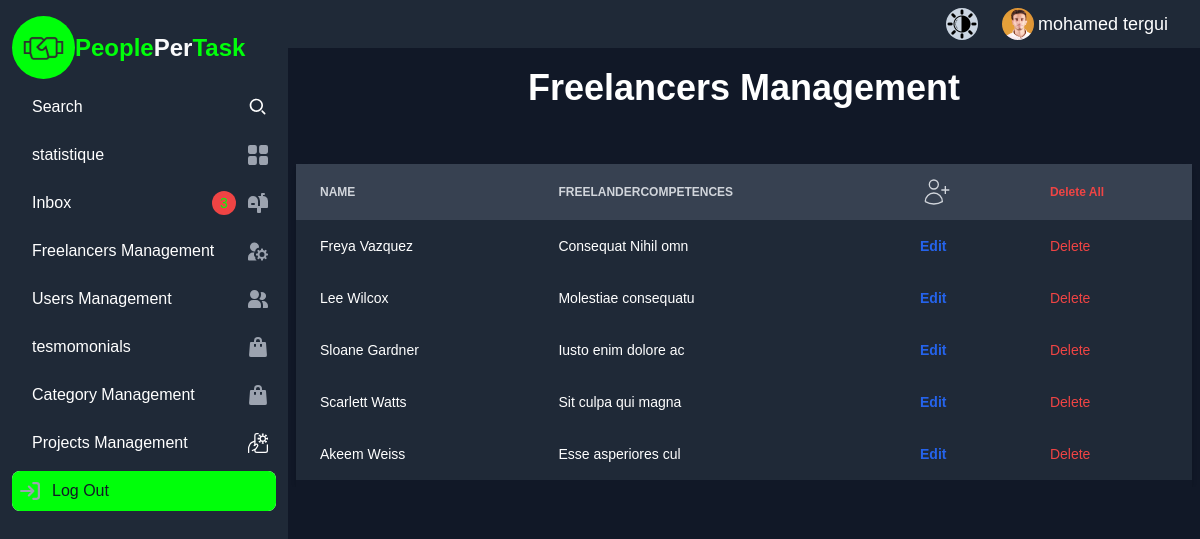
/Freelancers_Management.php, run on the app's committed database.
### tables this page shows
CREATE TABLE `freelances` (
  `id` int NOT NULL,
  `freelandersNAME` varchar(255) NOT NULL,
  `freelanderCompetences` varchar(300) NOT NULL,
  `usersID` int DEFAULT NULL
);

### src/Freelancers_Management.php (the view, shortened to what this page needs)
<?php
require("cnx.php");
$qeury = "SELECT id, freelandersNAME, freelanderCompetences FROM freelances";
$res=mysqli_query($cnx,$qeury);
?>
<!doctype html>
<html>
<head>
    <link href="../dist/output.css" rel="stylesheet">
</head>
<body class="overflow-x-hidden  dark:bg-gray-900 dark:text-white">
    <?php
    include("header_dashbord.php");
    ?>
    <div class="flex flex-row justify-start  dark:bg-gray-900 ">
        <?php
        include("sidbarOFdashboard.php");
        ?>
        <section class="flex-grow lg:w-9/12 flex flex-col gap-14 px-2 ">
            <h1 class="font-bold text-4xl text-center mt-5">Freelancers Management</h1>
            <div class="w-full overflow-x-scroll">
                <div class="max-w-2xl mx-auto">
                    <div class="flex flex-col">
                        <div class="overflow-x-auto shadow-md sm:rounded-lg">
                            <div class="inline-block min-w-full align-middle">
                                <div class="overflow-hidden ">
                                    <table class="min-w-full divide-y divide-gray-200 table-fixed dark:divide-gray-700">
                                        <thead class="bg-gray-100 dark:bg-gray-700 ">
                                            <tr>
                                                <th scope="col"
                                                    class="py-3 px-6 text-xs font-bold tracking-wider text-left text-gray-700 uppercase dark:text-gray-300">
                                                    NAME
                                                </th>
                                                <th scope="col"
                                                    class="py-3 px-6 text-xs font-bold tracking-wider text-left text-gray-700 uppercase dark:text-gray-300">
                                                    freelanderCompetences
                                                </th>
                                                <th scope="col"
                                                    class="py-3 px-6 text-xs font-bold tracking-wider text-left text-gray-700 uppercase dark:text-gray-300">
                                                    <span class="sr-only cursor-pointer " id="btn_add_freelancer">
                                                    </span>
                                                </th>
                                                <th scope="col "
                                                    class="py-3 px-6 text-xs font-bold tracking-wider text-left text-gray-700 uppercase dark:text-gray-300">
                                                    <form
                                                        onsubmit="return confirm('Are you sure you want to delete all freelancers?');"
                                                        method="get">
                                                        <input class="sr-only cursor-pointer text-red-500" type="submit"
                                                            value="Delete All">
                                                    </form>
                                                </th>
                                            </tr>
                                        </thead>
                                        <tbody
                                            class="bg-white divide-y divide-gray-200 dark:bg-gray-800 dark:divide-gray-700">
                                            <?php
                                            while ($row = mysqli_fetch_assoc($res)):
                                                $freelandersNAME = $row['freelandersNAME'];
                                                $freelanderCompetences = $row['freelanderCompetences'];
                                                ?>
                                                <tr class="hover:bg-gray-100 dark:hover:bg-gray-700">
                                                    <td
                                                        class="freelandersNAME py-4 px-6 text-sm font-medium text-gray-900 whitespace-nowrap dark:text-white username"><?=$freelandersNAME?></td>
                                                    <td
                                                        class="freelanderCompetences py-4 px-6 text-sm font-medium text-gray-900 whitespace-nowrap dark:text-white password"><?=$freelanderCompetences?></td>
                                                    <td class="py-4 px-6 text-sm font-medium text-right whitespace-nowrap">
                                                        <b
                                                            class="text-blue-600 dark:text-blue-500 hover:underline cursor-pointer edit_freelancer_btn">Edit</b>
                                                    </td>
                                                    <td class="py-4 px-6 text-sm font-medium text-right whitespace-nowrap ">
                                                        <form
                                                            onsubmit="return confirm('Are you sure you want to delete this freelancer?');"
                                                           method="get"
                                                            class="text-red-500 dark:text-red-500 hover:underline ">
                                                            <input class="cursor-pointer" type="submit" value="Delete">
                                                        </form>
                                                    </td>
                                                </tr>
                                                <?php
                                            endwhile;
                                            ?>
                                        </tbody>
                                    </table>
                                </div>
                            </div>
                        </div>
                    </div>
                </div>
            </div>
        </section>
    </div>
</body>
</html>

### data on the page
freelances: freelandersNAME "Freya Vazquez", freelanderCompetences "Consequat Nihil omn"
freelances: freelandersNAME "Lee Wilcox", freelanderCompetences "Molestiae consequatu"
freelances: freelandersNAME "Sloane Gardner", freelanderCompetences "Iusto enim dolore ac"
freelances: freelandersNAME "Scarlett Watts", freelanderCompetences "Sit culpa qui magna"
freelances: freelandersNAME "Akeem Weiss", freelanderCompetences "Esse asperiores cul"
